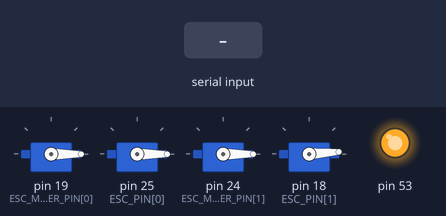
The sketch below on a simulated Arduino Mega 2560, built with avr-gcc and run on an emulated ATmega2560. On the bench: 4 × servo, output pins drawn as LEDs (lit = HIGH). Inputs (shaded band) come from the test bench. Pins used as bus, display or sensor lines are not drawn; what the sketch prints to the serial monitor is not drawn.

Above: at 6.2 s.
6.3 s: "tp\n" received over Serial
7.8 s: "?\n" received over Serial
9.3 s: "kp_phi0\n" received over Serial
Timing chart, 0 to 12.3 s (numbered marks = the images above; inputs shaded):
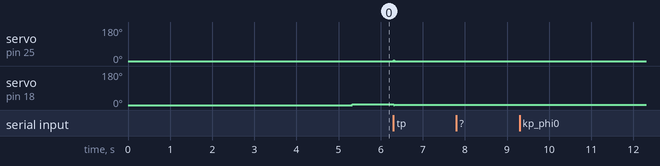

Measured:
- after the input at 6.3 s, servo on pin 25 (ESC_PIN[0]): 0° → 4° at once, → 0° 0.02 s later; servo on pin 18 (ESC_PIN[1]): 4° → 1° at once
- after the input at 7.8 s, every drawn part: stays the same
- after the input at 9.3 s, every drawn part: stays the same

The sketch:

Synchrophase_karol_V1_9_7.ino
```cpp
// Working version adapted for 2 masters + 2 slaves
// Same logic as before, just duplicated cleanly via arrays/state structs

#include <SPI.h>
#include <Servo.h>
#include <EEPROM.h>

constexpr uint8_t NUM_PAIRS = 2;

// ---------------------- ZERO OFFSETS ----------------------
float zeroOffsetDeg_L[NUM_PAIRS] = {0.0f, 0.0f};
float zeroOffsetDeg_F[NUM_PAIRS] = {0.0f, 0.0f};

const int EEPROM_ADDR_MAGIC = 0;
const int EEPROM_ADDR_L[NUM_PAIRS] = {4, 12};
const int EEPROM_ADDR_F[NUM_PAIRS] = {8, 16};
const uint32_t EEPROM_MAGIC = 0x1234ABCD;

// ---------------------- MISC ----------------------
bool synchro = false;
int thres = 1000;

// gains for RPM matching
double K_I;
double K_P;
double K_D;

volatile float throttle_us = 1070.5f;

// phase gains
double K_I_phi[NUM_PAIRS] = {0.0f, 0.0f};
double K_P_phi[NUM_PAIRS] = {0.0f, 0.0f};
double K_D_phi[NUM_PAIRS] = {0.0f, 0.0f};

constexpr uint32_t RPM_PERIOD_US      = 4000;   // 500 Hz
constexpr uint32_t RPM_STABLE_TIME_MS = 300;
constexpr uint32_t CONTROL_PERIOD_US  = 20000;  // 50 Hz
constexpr float    DT                 = CONTROL_PERIOD_US * 1e-6f;

volatile float TARGET_PHASE_DEG = 90.0f;

// ---------------------- PIN MAP ----------------------
// Pair 1 = original pins
// Pair 2 = CHANGE THESE to match your actual wiring
constexpr uint8_t CS_L[NUM_PAIRS] = {15, 16};   // leaders / masters encoders
constexpr uint8_t CS_F[NUM_PAIRS] = {38, 10};   // followers / slaves encoders

constexpr uint8_t ESC_MASTER_PIN[NUM_PAIRS] = {19, 24};
constexpr uint8_t ESC_PIN[NUM_PAIRS]        = {25, 18};

//correct pins
/*
constexpr uint8_t ESC_MASTER_PIN[NUM_PAIRS] = {19, 24};
constexpr uint8_t ESC_PIN[NUM_PAIRS]        = {25, 18};
*/

// ESC pulse limits
constexpr int ESC_MIN_US = 1000;
constexpr int ESC_MAX_US = 2000;

// SPI settings for AS5147P
constexpr uint32_t SPI_HZ = 1000000;
constexpr uint8_t  SPI_MODE_CFG = SPI_MODE1;

enum Mode { MODE_SPEED_MATCH, MODE_PHASE_ONLY };

// ---------------------- PER-PAIR STATE ----------------------
Servo escMaster[NUM_PAIRS];
Servo esc[NUM_PAIRS];

Mode mode[NUM_PAIRS] = {MODE_SPEED_MATCH, MODE_SPEED_MATCH};

float prev_ePhiDeg[NUM_PAIRS] = {0.0f, 0.0f};
float PhiITerm_us[NUM_PAIRS]  = {0.0f, 0.0f};

// This was global before; for 2 pairs it must be per-pair
float RPM_STABLE_BAND[NUM_PAIRS] = {100.0f, 100.0f};

uint32_t stableStartMs[NUM_PAIRS] = {0, 0};
bool speedStable[NUM_PAIRS] = {false, false};

uint16_t raw_L_latest[NUM_PAIRS] = {0, 0};
uint16_t raw_F_latest[NUM_PAIRS] = {0, 0};
float rpm_L_f_latest[NUM_PAIRS] = {0.0f, 0.0f};
float rpm_F_f_latest[NUM_PAIRS] = {0.0f, 0.0f};

struct RpmState {
  uint16_t prevAngle;
  unsigned long prevTime;
  float ema;
  bool emaInit;
};

RpmState rpmLState[NUM_PAIRS] = {};
RpmState rpmFState[NUM_PAIRS] = {};

const float ALPHA_L = 0.04f;
const float ALPHA_F = 0.04f;

// ---------------------- EEPROM ----------------------
void saveZeroOffsets() {
  EEPROM.put(EEPROM_ADDR_MAGIC, EEPROM_MAGIC);

  for (uint8_t i = 0; i < NUM_PAIRS; i++) {
    EEPROM.put(EEPROM_ADDR_L[i], zeroOffsetDeg_L[i]);
    EEPROM.put(EEPROM_ADDR_F[i], zeroOffsetDeg_F[i]);
  }
}

void loadZeroOffsets() {
  uint32_t magic = 0;
  EEPROM.get(EEPROM_ADDR_MAGIC, magic);

  if (magic == EEPROM_MAGIC) {
    for (uint8_t i = 0; i < NUM_PAIRS; i++) {
      EEPROM.get(EEPROM_ADDR_L[i], zeroOffsetDeg_L[i]);
      EEPROM.get(EEPROM_ADDR_F[i], zeroOffsetDeg_F[i]);
    }
    Serial.println("Loaded saved zero offsets.");
  } else {
    for (uint8_t i = 0; i < NUM_PAIRS; i++) {
      zeroOffsetDeg_L[i] = 0.0f;
      zeroOffsetDeg_F[i] = 0.0f;
    }
    Serial.println("No saved zero offsets found. Using 0.");
  }
}

// ---------------------- ANGLE UTILS ----------------------
static inline float raw_to_deg(uint16_t a) {
  return (float)a * (360.0f / 16384.0f);
}

static inline float wrapDeg180(float x) {
  while (x <= -180.0f) x += 360.0f;
  while (x >   180.0f) x -= 360.0f;
  return x;
}

float wrap360(float a) {
  if (a < 0.0f) a += 360.0f;
  return a;
}

uint16_t readAngle(int motor_pin) {
  uint16_t angle;

  SPI.beginTransaction(SPISettings(SPI_HZ, MSBFIRST, SPI_MODE_CFG));

  digitalWrite(motor_pin, LOW);
  delayMicroseconds(2);
  SPI.transfer16(0xFFFF);
  digitalWrite(motor_pin, HIGH);

  delayMicroseconds(2);

  digitalWrite(motor_pin, LOW);
  delayMicroseconds(2);
  angle = SPI.transfer16(0x0000);
  digitalWrite(motor_pin, HIGH);

  SPI.endTransaction();

  return angle & 0x3FFF;
}

float getZeroedAngleDeg(uint8_t csPin, float zeroOffsetDeg) {
  uint16_t raw = readAngle(csPin);
  float deg = raw_to_deg(raw);
  return wrap360(deg - zeroOffsetDeg);
}

// ---------------------- RPM ----------------------
float computeRPM(uint16_t currentAngle, RpmState &s) {
  unsigned long currentTime = micros();

  if (s.prevTime == 0) {
    s.prevAngle = currentAngle;
    s.prevTime = currentTime;
    return 0.0f;
  }

  float dt = (currentTime - s.prevTime) * 1e-6f;
  if (dt <= 0.0f) return 0.0f;

  int32_t dAngle = (int32_t)currentAngle - (int32_t)s.prevAngle;

  if (dAngle > 8192)  dAngle -= 16384;
  if (dAngle < -8192) dAngle += 16384;

  float revolutions = (float)dAngle / 16384.0f;
  float rpm = (revolutions / dt) * 60.0f;

  s.prevAngle = currentAngle;
  s.prevTime  = currentTime;

  return fabsf(rpm);
}

inline float emaUpdate(RpmState &s, float x, float alpha) {
  if (!s.emaInit) {
    s.ema = x;
    s.emaInit = true;
  } else {
    s.ema += alpha * (x - s.ema);
  }
  return s.ema;
}

// ---------------------- SERIAL ----------------------
void handleSerial() {
  if (!Serial.available()) return;

  String line = Serial.readStringUntil('\n');
  line.trim();
  if (line.length() == 0) return;

  if (line == "?") {
    Serial.print("TARGET_PHASE_DEG = ");
    Serial.println(TARGET_PHASE_DEG, 3);

    Serial.print("K_P_phi[0] = ");
    Serial.println(K_P_phi[0], 6);
    Serial.print("K_I_phi[0] = ");
    Serial.println(K_I_phi[0], 6);
    Serial.print("K_D_phi[0] = ");
    Serial.println(K_D_phi[0], 6);

    Serial.print("K_P_phi[1] = ");
    Serial.println(K_P_phi[1], 6);
    Serial.print("K_I_phi[1] = ");
    Serial.println(K_I_phi[1], 6);
    Serial.print("K_D_phi[1] = ");
    Serial.println(K_D_phi[1], 6);

    return;
  }
  if (line.startsWith("tp") || line.startsWith("TP")) {
    String valStr = line.substring(2);
    valStr.trim();

    float v = valStr.toFloat();
    TARGET_PHASE_DEG = v;

    Serial.print("New TARGET_PHASE_DEG = ");
    Serial.println(TARGET_PHASE_DEG, 3);
    return;
}

  if (line.startsWith("kp_phi0")) {
    String valStr = line.substring(7);
    valStr.trim();

    float v = valStr.toFloat();
    K_P_phi[0] = v;

    Serial.print("New K_P_phi = ");
    Serial.println(K_P_phi[0], 6);
    return;
  }

  if (line.startsWith("ki_phi0")) {
    String valStr = line.substring(7);
    valStr.trim();

    float v = valStr.toFloat();
    K_I_phi[0] = v;

    Serial.print("New K_I_phi = ");
    Serial.println(K_I_phi[0], 6);
    return;
  }

  if (line.startsWith("kd_phi0")) {
    String valStr = line.substring(7);
    valStr.trim();

    float v = valStr.toFloat();
    K_D_phi[0] = v;

    Serial.print("New K_D_phi = ");
    Serial.println(K_D_phi[0], 6);
    return;
  }
  if (line.startsWith("kp_phi1")) {
    String valStr = line.substring(7);
    valStr.trim();

    float v = valStr.toFloat();
    K_P_phi[1] = v;

    Serial.print("New K_P_phi = ");
    Serial.println(K_P_phi[0], 6);
    return;
  }

  if (line.startsWith("ki_phi1")) {
    String valStr = line.substring(7);
    valStr.trim();

    float v = valStr.toFloat();
    K_I_phi[1] = v;

    Serial.print("New K_I_phi = ");
    Serial.println(K_I_phi[0], 6);
    return;
  }

  if (line.startsWith("kd_phi1")) {
    String valStr = line.substring(7);
    valStr.trim();

    float v = valStr.toFloat();
    K_D_phi[1] = v;

    Serial.print("New K_D_phi = ");
    Serial.println(K_D_phi[0], 6);
    return;
  }


  if (line.equalsIgnoreCase("zero")) {
    for (uint8_t i = 0; i < NUM_PAIRS; i++) {
      zeroOffsetDeg_L[i] = raw_to_deg(readAngle(CS_L[i]));
      zeroOffsetDeg_F[i] = raw_to_deg(readAngle(CS_F[i]));
    }
    saveZeroOffsets();

    Serial.println("Zero positions captured and saved.");
    for (uint8_t i = 0; i < NUM_PAIRS; i++) {
      Serial.print("Pair ");
      Serial.print(i + 1);
      Serial.print(" Leader zero = ");
      Serial.println(zeroOffsetDeg_L[i], 3);

      Serial.print("Pair ");
      Serial.print(i + 1);
      Serial.print(" Follower zero = ");
      Serial.println(zeroOffsetDeg_F[i], 3);
    }
    return;
  }

  if (line.equalsIgnoreCase("showzero")) {
    for (uint8_t i = 0; i < NUM_PAIRS; i++) {
      Serial.print("Pair ");
      Serial.print(i + 1);
      Serial.print(" Leader zero = ");
      Serial.println(zeroOffsetDeg_L[i], 3);

      Serial.print("Pair ");
      Serial.print(i + 1);
      Serial.print(" Follower zero = ");
      Serial.println(zeroOffsetDeg_F[i], 3);
    }
    return;
  }

  if (line[0] == 't' || line[0] == 'T') {
    line.remove(0, 1);
    line.trim();
  }

  float v = line.toFloat();
  if (v < 500.0f) {
    Serial.println("Parse failed or too small. Send like: 1100.5  or  t 1100.5");
    return;
  }

  if (v < ESC_MIN_US) v = ESC_MIN_US;
  if (v > ESC_MAX_US) v = ESC_MAX_US;

  throttle_us = v;

  Serial.print("New throttle_us = ");
  Serial.println(throttle_us, 2);
}

// ---------------------- SETUP ----------------------
void setup() {
  K_P = 0.3;
  K_I = 0.1;
  K_D = 0.00;

  K_P_phi[0] = 0.2;
  K_I_phi[0] = 0.05;   // preserved from your original code
  K_D_phi[0] = 0.1;


  K_P_phi[1] = 0.2;
  K_I_phi[1] = 0.05;   // preserved from your original code
  K_D_phi[1] = 0.1;

  for (uint8_t i = 0; i < NUM_PAIRS; i++) {
    PhiITerm_us[i] = 0.0f;
  }

  Serial.begin(115200);
  loadZeroOffsets();
  while (!Serial) ;
  Serial.println("Ready");

  for (uint8_t i = 0; i < NUM_PAIRS; i++) {
    pinMode(CS_L[i], OUTPUT);
    digitalWrite(CS_L[i], HIGH);

    pinMode(CS_F[i], OUTPUT);
    digitalWrite(CS_F[i], HIGH);
  }

  SPI.begin();

  for (uint8_t i = 0; i < NUM_PAIRS; i++) {
    escMaster[i].attach(ESC_MASTER_PIN[i], 1000, 2000);
    escMaster[i].writeMicroseconds(1000);

    esc[i].attach(ESC_PIN[i], 1000, 2000);
    esc[i].writeMicroseconds(1000);
  }

  delay(5000);
  throttle_us = 1000;
}

// ---------------------- LOOP ----------------------
void loop() {
  static uint32_t lastRpmUs  = micros();
  static uint32_t lastCtrlUs = lastRpmUs;

  uint32_t nowUs = micros();

  // ---------- FAST RPM UPDATE ----------
  if ((uint32_t)(nowUs - lastRpmUs) >= RPM_PERIOD_US) {
    lastRpmUs += RPM_PERIOD_US;

    for (uint8_t i = 0; i < NUM_PAIRS; i++) {
      uint16_t raw_L = readAngle(CS_L[i]);
      float rpm_L = computeRPM(raw_L, rpmLState[i]);
      float rpm_L_f = emaUpdate(rpmLState[i], rpm_L, ALPHA_L);

      uint16_t raw_F = readAngle(CS_F[i]);
      float rpm_F = computeRPM(raw_F, rpmFState[i]);
      float rpm_F_f = emaUpdate(rpmFState[i], rpm_F, ALPHA_F);

      raw_L_latest[i] = raw_L;
      raw_F_latest[i] = raw_F;
      rpm_L_f_latest[i] = rpm_L_f;
      rpm_F_f_latest[i] = rpm_F_f;
    }
  }

  // ---------- SLOW CONTROL LOOP ----------
  if ((uint32_t)(nowUs - lastCtrlUs) < CONTROL_PERIOD_US) return;
  lastCtrlUs += CONTROL_PERIOD_US;

  uint32_t nowMs = millis();

  handleSerial();

  // both masters get the same base throttle
  for (uint8_t i = 0; i < NUM_PAIRS; i++) {
    escMaster[i].writeMicroseconds(throttle_us);
  }

  // For each pair:
  // print: rpm_L, rpm_F, (stable_ms OR ePhi), ITerm, command
  for (uint8_t i = 0; i < NUM_PAIRS; i++) {
    float rpm_L_f = rpm_L_f_latest[i];
    float rpm_F_f = rpm_F_f_latest[i];

    float eSpeed = (rpm_L_f - rpm_F_f);

    // stability timer logic
    if (fabsf(eSpeed) <= RPM_STABLE_BAND[i]) {
      if (stableStartMs[i] == 0) stableStartMs[i] = nowMs;
      if ((nowMs - stableStartMs[i]) >= RPM_STABLE_TIME_MS) {
        speedStable[i] = true;
        mode[i] = MODE_PHASE_ONLY;
      }
    } else {
      stableStartMs[i] = 0;
      speedStable[i] = false;
      mode[i] = MODE_SPEED_MATCH;
      esc[i].writeMicroseconds(throttle_us);
    }

    Serial.print(rpm_L_f);
    Serial.print(",");
    Serial.print(rpm_F_f);
    Serial.print(",");

    // -------- SPEED MATCH MODE --------
    if (mode[i] == MODE_SPEED_MATCH) {
      RPM_STABLE_BAND[i] = 100.0f;
      PhiITerm_us[i] = 0.0f;

      uint32_t stableMs = stableStartMs[i] ? (nowMs - stableStartMs[i]) : 0;

      Serial.print(stableMs);
      Serial.print(",");
      Serial.print(0.0f);
      Serial.print(",");
      Serial.print(throttle_us, 2);
    }
    // -------- PHASE MODE --------
    else {
      RPM_STABLE_BAND[i] = 100.0f;

      float deg_L = getZeroedAngleDeg(CS_L[i], zeroOffsetDeg_L[i]);
      float deg_F = getZeroedAngleDeg(CS_F[i], zeroOffsetDeg_F[i]);

      float sepDeg  = wrapDeg180(deg_L - deg_F);
      float ePhiDeg = wrapDeg180(TARGET_PHASE_DEG - sepDeg);

      PhiITerm_us[i] += (K_I_phi[i] * ePhiDeg) * DT;
      PhiITerm_us[i] = constrain(PhiITerm_us[i], -5.0f, 5.0f);

      float dPhiDeg = (ePhiDeg - prev_ePhiDeg[i]) / DT;
      prev_ePhiDeg[i] = ePhiDeg;
      float PhidTerm_us = K_D_phi[i] * dPhiDeg;
      float throttle_adj = (K_P_phi[i] * ePhiDeg) + PhiITerm_us[i] + (PhidTerm_us);
      float throttle_phase;
      if (i == 0) {
        throttle_phase = throttle_us - throttle_adj;
      } else {
        throttle_phase = throttle_us + throttle_adj;
      }
      throttle_phase = constrain(throttle_phase, throttle_us - 20, throttle_us + 20);

      esc[i].writeMicroseconds((int)throttle_phase);

      Serial.print(ePhiDeg);
      Serial.print(",");
      Serial.print(PhiITerm_us[i]);
      Serial.print(",");
      Serial.print(PhidTerm_us);
      Serial.print(",");
      Serial.print(throttle_phase);
    }

    if (i < NUM_PAIRS - 1) Serial.print(",");
  }

  Serial.println();
}
```
